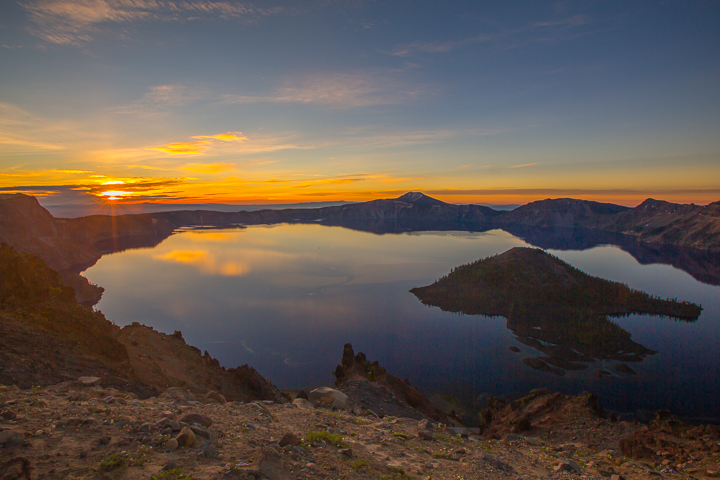
#> input picture images/pano-1.png, 720 x 480 px, found by its file name; its folder holds 4 pictures in this run
$ jupyter execute build_your_own_pano.ipynb   (shell and % lines are left out)
#> lines starting #> are read from the running program, lines starting #| are printed output that depends on the picture
<a href="https://colab.research.google.com/github/ssundar6087/simple_pano/blob/main/build_your_own_pano.ipynb" target="_parent"></a>

[cell 1]
import numpy as np
import cv2
import matplotlib.pyplot as plt
import os
import glob

# Get & load the images

[cell 2]
img_dir = "/content/simple_pano/images/"
img_list = []
for file in os.listdir(img_dir):
  if file.endswith(".png"):
    img_list.append(os.path.join(img_dir, file))
#> pass 2 of the loop `for file in os.listdir(img_dir):`:
#> pass 3 of the loop `for file in os.listdir(img_dir):`:
#> the loop made 4 passes; the first 3 are shown
sorted_img_list = sorted(img_list)
print(sorted_img_list)

[cell 3]
imgs = []
render_imgs = []
for fname in sorted_img_list:
  img = cv2.imread(fname)
#> img is the input picture: shape (480, 720, 3); mean B, G, R 78.9, 87.1, 98.7
  imgs.append(img)
  render_imgs.append(img)
#> pass 2 of the loop `for fname in sorted_img_list:`:
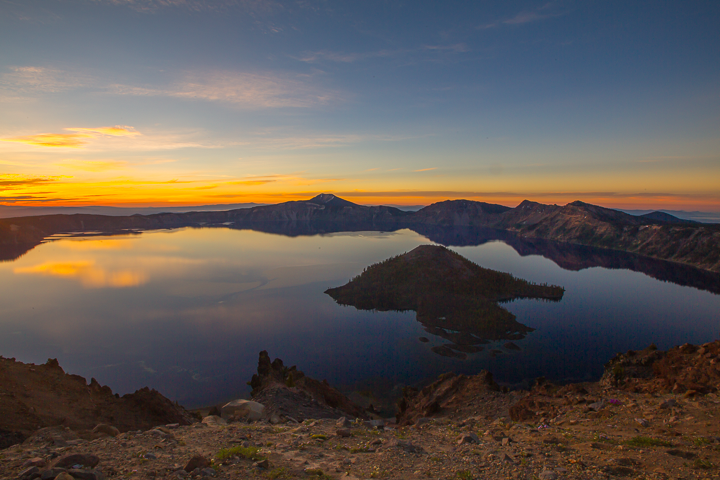
#> input picture images/pano-2.png, 720 x 480 px, found by its file name
#> img is the input picture: shape (480, 720, 3); mean B, G, R 84.9, 90.8, 99.1
#> pass 3 of the loop `for fname in sorted_img_list:`:
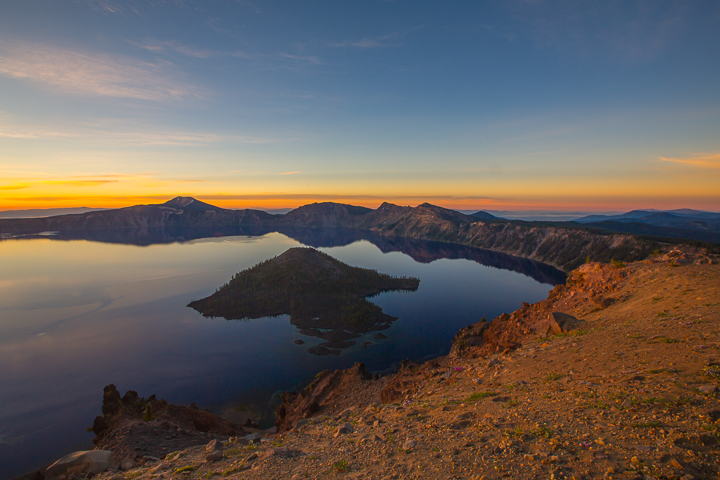
#> input picture images/pano-3.png, 720 x 480 px, found by its file name
#> img is the input picture: shape (480, 720, 3); mean B, G, R 92.1, 96.1, 103.6
#> the loop made 4 passes; the first 3 are shown

for img in imgs:
  img_rgb = cv2.cvtColor(img, cv2.COLOR_BGR2RGB)
  plt.imshow(img_rgb)
  plt.axis("off")
  plt.pause(2)

# Quick and dirty

[cell 4]
stitched = cv2.Stitcher_create()
(status, pano) = stitched.stitch(imgs)
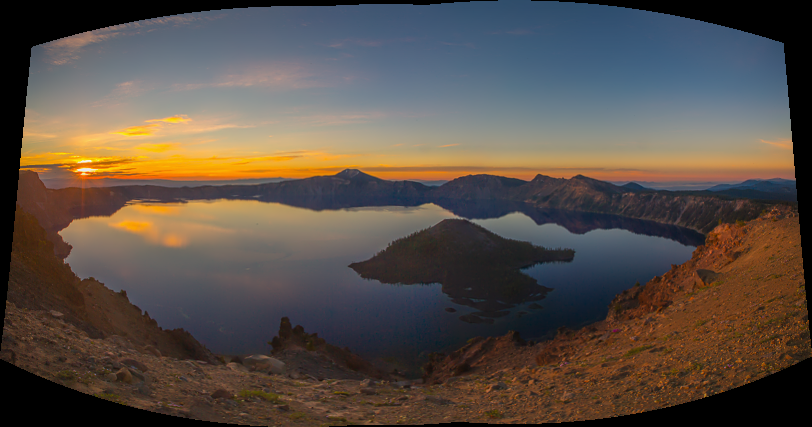
#> pano: shape (427, 812, 3); mean of channels 0, 1, 2 71.4, 79, 89; drawn as B, G, R

[cell 5]
if status != cv2.STITCHER_OK:
  print("Error generatting panorama")
else:
  img_rgb = cv2.cvtColor(pano, cv2.COLOR_BGR2RGB)
  plt.figure(figsize=(20,8))
  plt.imshow(img_rgb)
  plt.axis("off")

# Deep dive

## Image Matching

### Detect Features

[cell 6]
def detect_features(in_img):
  gray = cv2.cvtColor(in_img, cv2.COLOR_BGR2GRAY)
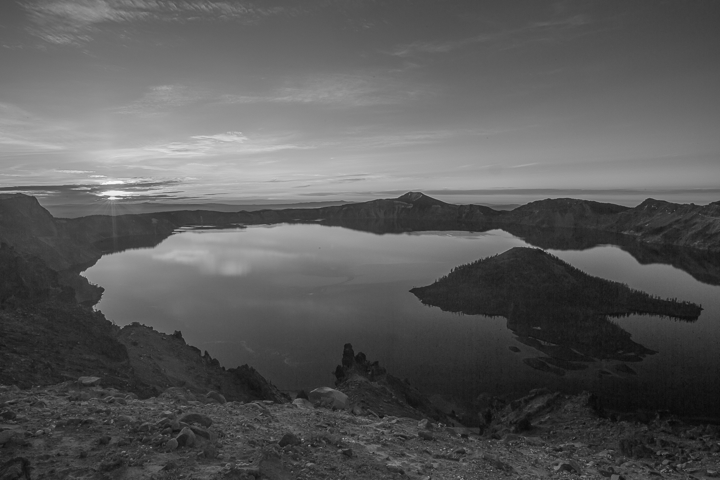
#> gray: shape (480, 720); min 8, max 250, mean 89.6
  feat_detector = cv2.ORB_create()
  keypts, ftrs = feat_detector.detectAndCompute(gray, None)
#> keypts = 465 keypoints; strongest (x, y, size): (80, 273, 31), (108, 198, 31), (108, 196, 31), (80, 274, 37.2)

  return (keypts, ftrs)

[cell 7]
def draw_features(src_img, keypoints):
  cv2.drawKeypoints(src_img, keypoints, src_img)
  plt_img = cv2.cvtColor(src_img, cv2.COLOR_BGR2RGB)
  plt.imshow(plt_img)
  plt.axis("off")

[cell 8]
for fname in sorted_img_list:
  image = cv2.imread(fname)
  test_kpts, _ = detect_features(image)
#> test_kpts has the same summary as keypts in detect_features
  draw_features(image, test_kpts)
#> in draw_features, `cv2.drawKeypoints(src_img, keypoints, src_img)`:
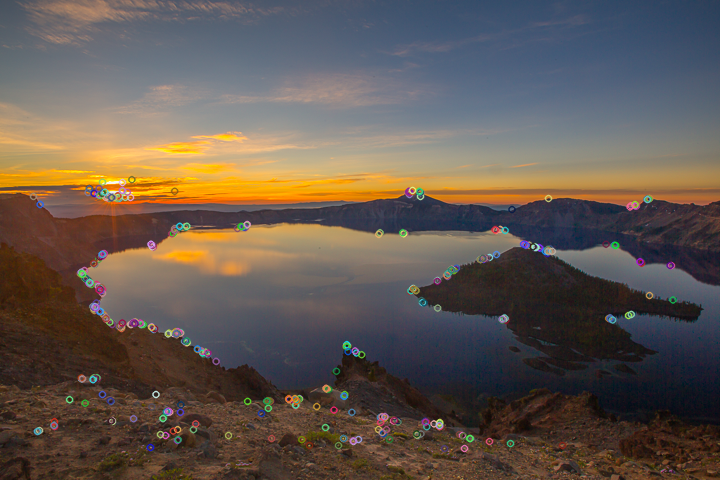
#> src_img: shape (480, 720, 3); mean B, G, R 80.1, 88, 99.2
  plt.pause(1)
#> pass 2 of the loop `for fname in sorted_img_list:`:
#> in detect_features (call 2), `gray = cv2.cvtColor(in_img, cv2.COLOR_BGR2GRAY)`:
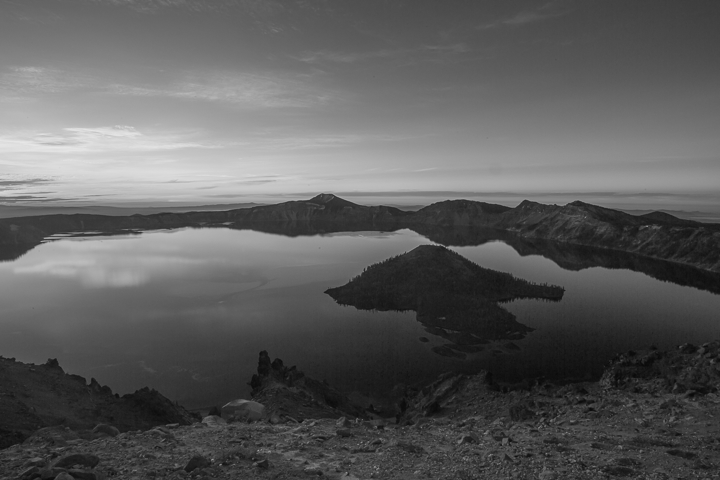
#> gray: shape (480, 720); min 7, max 232, mean 92.6
#> keypts = 446 keypoints; strongest (x, y, size): (448, 247, 31), (446, 247, 31), (449, 247, 37.2), (447, 245, 31)
#> test_kpts has the same summary as keypts in detect_features
#> `plt.pause(1)`:
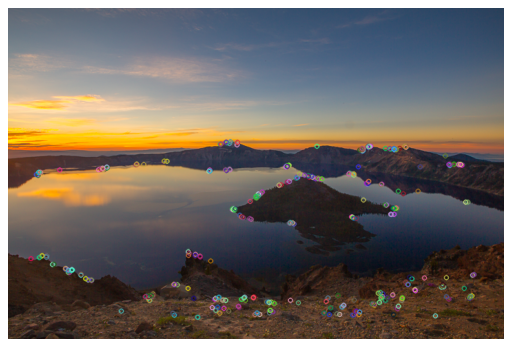
#> figure drawn by matplotlib, 1 panel
#> pass 3 of the loop `for fname in sorted_img_list:`:
#> keypts = 496 keypoints; strongest (x, y, size): (316, 249, 31), (384, 202, 31), (376, 422, 31), (383, 203, 37.2)
#> test_kpts has the same summary as keypts in detect_features
#> `plt.pause(1)`:
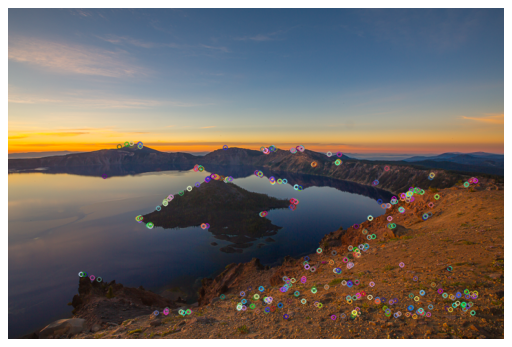
#> figure drawn by matplotlib, 1 panel
#> the loop made 4 passes; the first 3 are shown
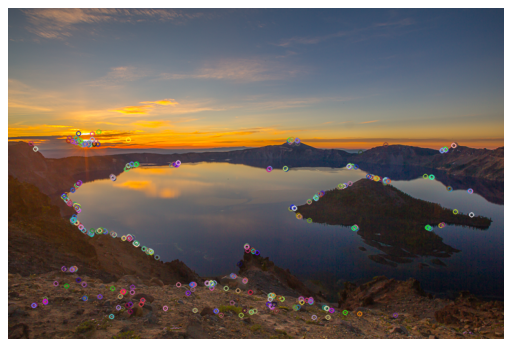
#> figure drawn by matplotlib, 1 panel

### Match features

[cell 9]
def match_features(ftrs1, ftrs2):
  matcher = cv2.BFMatcher(cv2.NORM_HAMMING, crossCheck=False)
  matches = matcher.match(ftrs1, ftrs2)
  sorted_matches = sorted(matches, key = lambda x:x.distance)

  if len(sorted_matches) < 5:
    raise Exception("insufficient matches")

  match_count = int(0.10 * len(sorted_matches))
  best_matches = sorted_matches[:match_count]

  return best_matches

[cell 10]
keypoint_list = []
#> keypoint_list = []
feature_list = []
for img in imgs:
  kpts, ftrs = detect_features(img)
  keypoint_list.append(kpts)
  feature_list.append(ftrs)

print(len(feature_list[0]), len(feature_list[1]))
matches_01 = match_features(feature_list[0], feature_list[1])
#> in match_features, `matches = matcher.match(ftrs1, ftrs2)`: matches = 465 matches
#> in match_features, `match_count = int(0.10 * len(sorted_matches))`: match_count = 46
#> in match_features, `best_matches = sorted_matches[:match_count]`: best_matches = 46 matches
print(len(matches_01))

[cell 11]
def draw_matches(img1, kpt1, img2, kpt2, matches):
  res_img = cv2.drawMatches(img1,
                            kpt1,
                            img2,
                            kpt2,
                            matches,
                            None,
                            flags=cv2.DrawMatchesFlags_NOT_DRAW_SINGLE_POINTS,
                            )
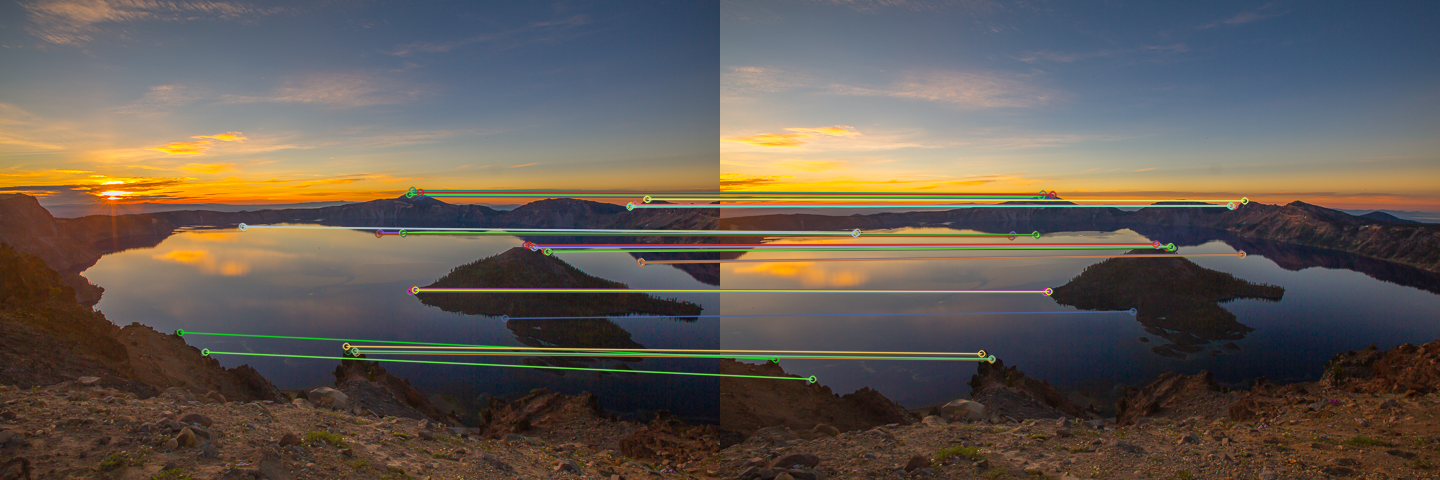
#> res_img: shape (480, 1440, 3); mean B, G, R 83, 90.9, 99.5
  render_img = cv2.cvtColor(res_img, cv2.COLOR_BGR2RGB)
  plt.figure(figsize=(20, 8))
  plt.imshow(render_img)
  plt.axis("off")

[cell 12]
draw_matches(imgs[0],
             keypoint_list[0],
             imgs[1],
             keypoint_list[1],
             matches_01)

[cell 13]
matches_12 = match_features(feature_list[2], feature_list[1])
#> in match_features (call 2), `matches = matcher.match(ftrs1, ftrs2)`: matches = 496 matches
#> in match_features (call 2), `best_matches = sorted_matches[:match_count]`: best_matches = 49 matches
draw_matches(render_imgs[2],
             keypoint_list[2],
             render_imgs[1],
             keypoint_list[1],
             matches_12)
#> in draw_matches (call 2), `res_img = cv2.drawMatches(img1, kpt1, img2, kpt2, matches, None, flags..`:
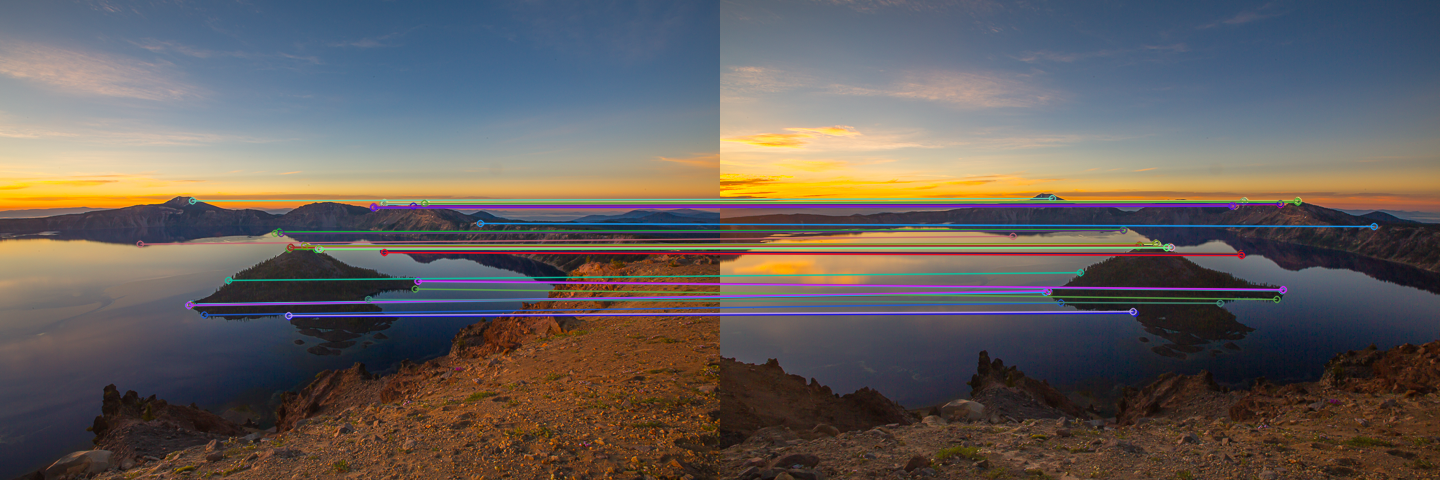
#> res_img: shape (480, 1440, 3); mean B, G, R 91.9, 94.7, 101.3

### Determine transformation

[cell 14]
def compute_homography(kpts1, kpts2, ftrs1, ftrs2, matches, thresh):
  if len(matches) < 4: # need 4 matches min for homography
    raise Exception("insufficient matches to compute homography")

  matched_pts1 = np.float32([kpts1[m.queryIdx].pt for m in matches])
  matched_pts2 = np.float32([kpts2[m.trainIdx].pt for m in matches])

  (H, status) = cv2.findHomography(matched_pts1,
                                   matched_pts2,
                                   cv2.RANSAC,
                                   thresh,
                                   )

  return (H, status)

[cell 15]
(H_01, status) = compute_homography(keypoint_list[0],
                                 keypoint_list[1],
                                 feature_list[0],
                                 feature_list[1],
                                 matches_01,
                                 4)
print(H_01)

[cell 16]
(H_12, status) = compute_homography(keypoint_list[2],
                                 keypoint_list[1],
                                 feature_list[2],
                                 feature_list[1],
                                 matches_12,
                                 4)
print(H_12)

## Build Panorama

### Warp into place

[cell 17]
# Reference: https://stackoverflow.com/questions/13063201/how-to-show-the-whole-image-when-using-opencv-warpperspective
def stitch_images(img1, img2, H):
  h1,w1 = img1.shape[:2]
#> h1 = 480; w1 = 720
  h2,w2 = img2.shape[:2]
#> h2 = 480; w2 = 720
  pts1 = np.float32([[0,0],[0,h1],[w1,h1],[w1,0]]).reshape(-1,1,2)
#> pts1 = [[0, 0], [0, 480], [720, 480], [720, 0]]
  pts2 = np.float32([[0,0],[0,h2],[w2,h2],[w2,0]]).reshape(-1,1,2)
#> pts2 = [[0, 0], [0, 480], [720, 480], [720, 0]]
  pts2_ = cv2.perspectiveTransform(pts2, H)
  pts = np.concatenate((pts1, pts2_), axis=0)
  [xmin, ymin] = np.int32(pts.min(axis=0).ravel() - 0.5)
  [xmax, ymax] = np.int32(pts.max(axis=0).ravel() + 0.5)
  t = [-xmin,-ymin]
  Ht = np.array([[1,0,t[0]],[0,1,t[1]],[0,0,1]]) # translate

  result = cv2.warpPerspective(img2, Ht.dot(H), (xmax-xmin, ymax-ymin))
  result[t[1]:h1+t[1],t[0]:w1+t[0]] = img1

  # Crop result
  [xmin_res, ymin_res] = np.int32(pts.min(axis=0).ravel() - 0.5)
  t_res = [-xmin_res, -ymin_res]
  pts = pts.astype(int)
  result = result[t_res[1] : h1 + t_res[1], :, :]
#> result: shape (480, 972, 3)

  return result

[cell 18]
tmp_res1 = stitch_images(imgs[1], imgs[0], H_01)
tmp_render1 = cv2.cvtColor(tmp_res1, cv2.COLOR_BGR2RGB)

[cell 19]
plt.figure(figsize=(20, 8))
plt.imshow(tmp_render1);
plt.axis("off");

[cell 20]
tmp_res2 = stitch_images(imgs[1], imgs[2], H_12)
#> in stitch_images (call 2), `result = result[t_res[1] : h1 + t_res[1], :, :]`:
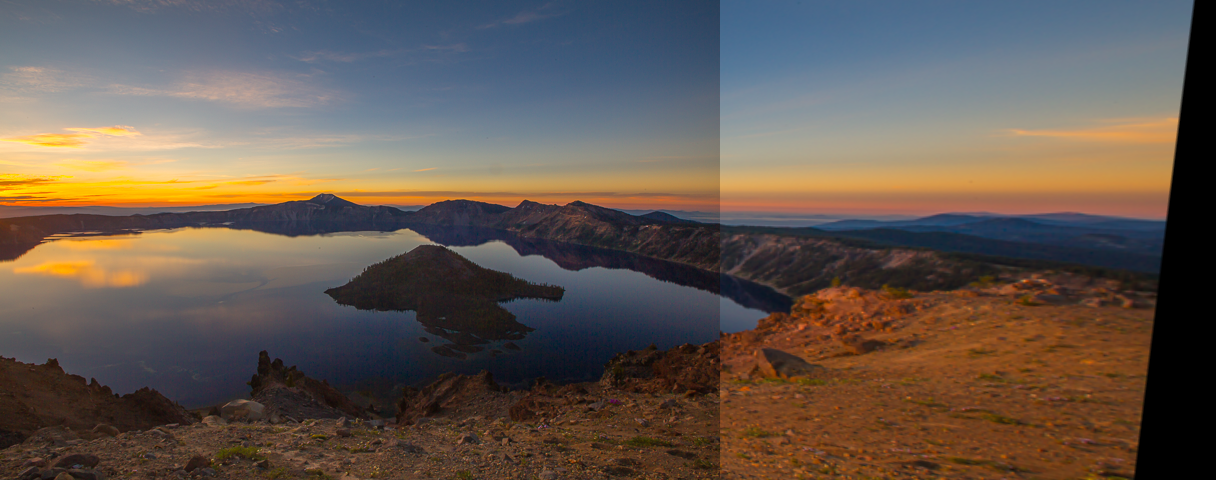
#> result: shape (480, 1216, 3); mean B, G, R 79.5, 88.2, 100.3
tmp_render2 = cv2.cvtColor(tmp_res2, cv2.COLOR_BGR2RGB)

[cell 21]
plt.figure(figsize=(20, 8))
plt.imshow(tmp_render2);
plt.axis("off");

### Match and Stitch left half with right

[cell 22]
keypoint_pano, feature_pano = detect_features(tmp_res1)
#> in detect_features (call 9), `gray = cv2.cvtColor(in_img, cv2.COLOR_BGR2GRAY)`:
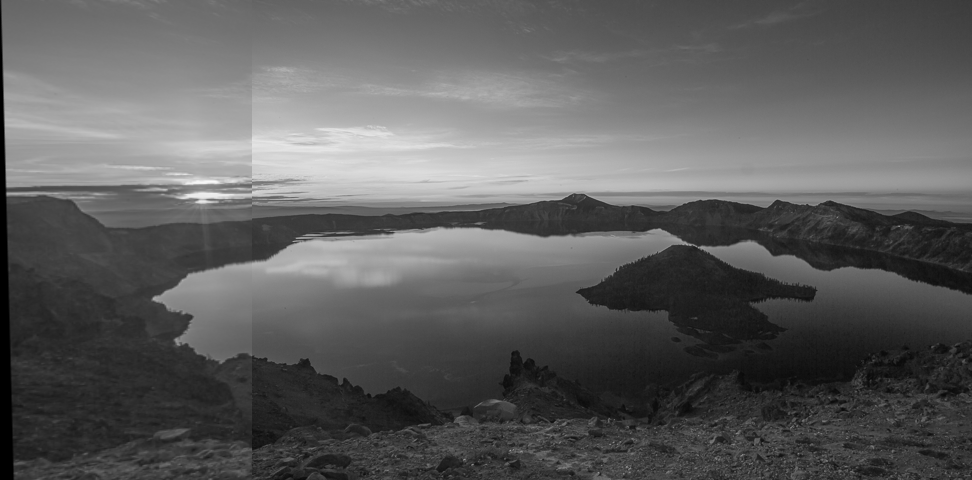
#> gray: shape (480, 972); min 0, max 249, mean 93.3
#> in detect_features (call 9), `keypts, ftrs = feat_detector.detectAndCompute(gray, None)`: keypts = 500 keypoints; strongest (x, y, size): (700, 247, 31), (153, 299, 31), (154, 299, 37.2), (698, 247, 31)
matches_final = match_features(feature_list[2], feature_pano)
print(len(matches_final))

[cell 23]
(H_final, status) = compute_homography(keypoint_list[2],
                                 keypoint_pano,
                                 feature_list[2],
                                 feature_pano,
                                 matches_final,
                                 4)
print(H_final)

[cell 24]
res = stitch_images(tmp_res1, imgs[2], H_final)
#> in stitch_images (call 3), `result[t[1]:h1+t[1],t[0]:w1+t[0]] = img1`:
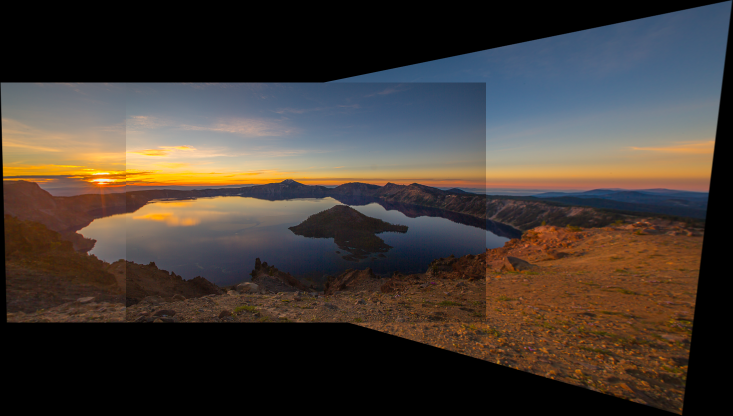
#> result: shape (831, 1466, 3) (shown at 1/2 size); mean B, G, R 52.9, 59.1, 68
#> in stitch_images (call 3), `result = result[t_res[1] : h1 + t_res[1], :, :]`:
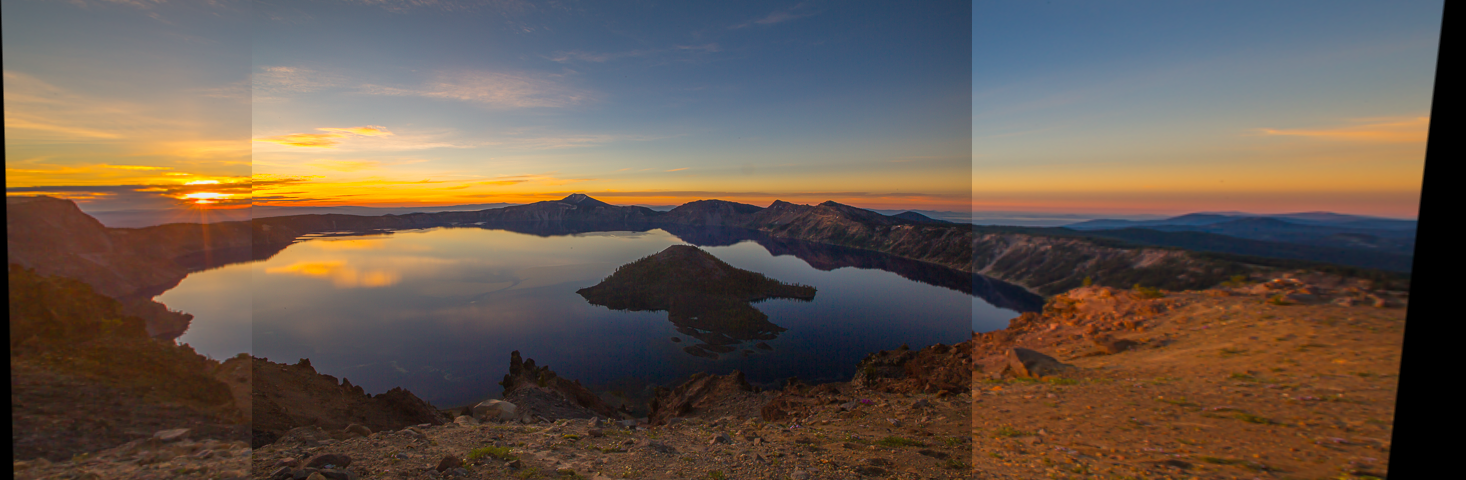
#> result: shape (480, 1466, 3); mean B, G, R 77.2, 88.5, 103.3
res_render = cv2.cvtColor(res, cv2.COLOR_BGR2RGB)
